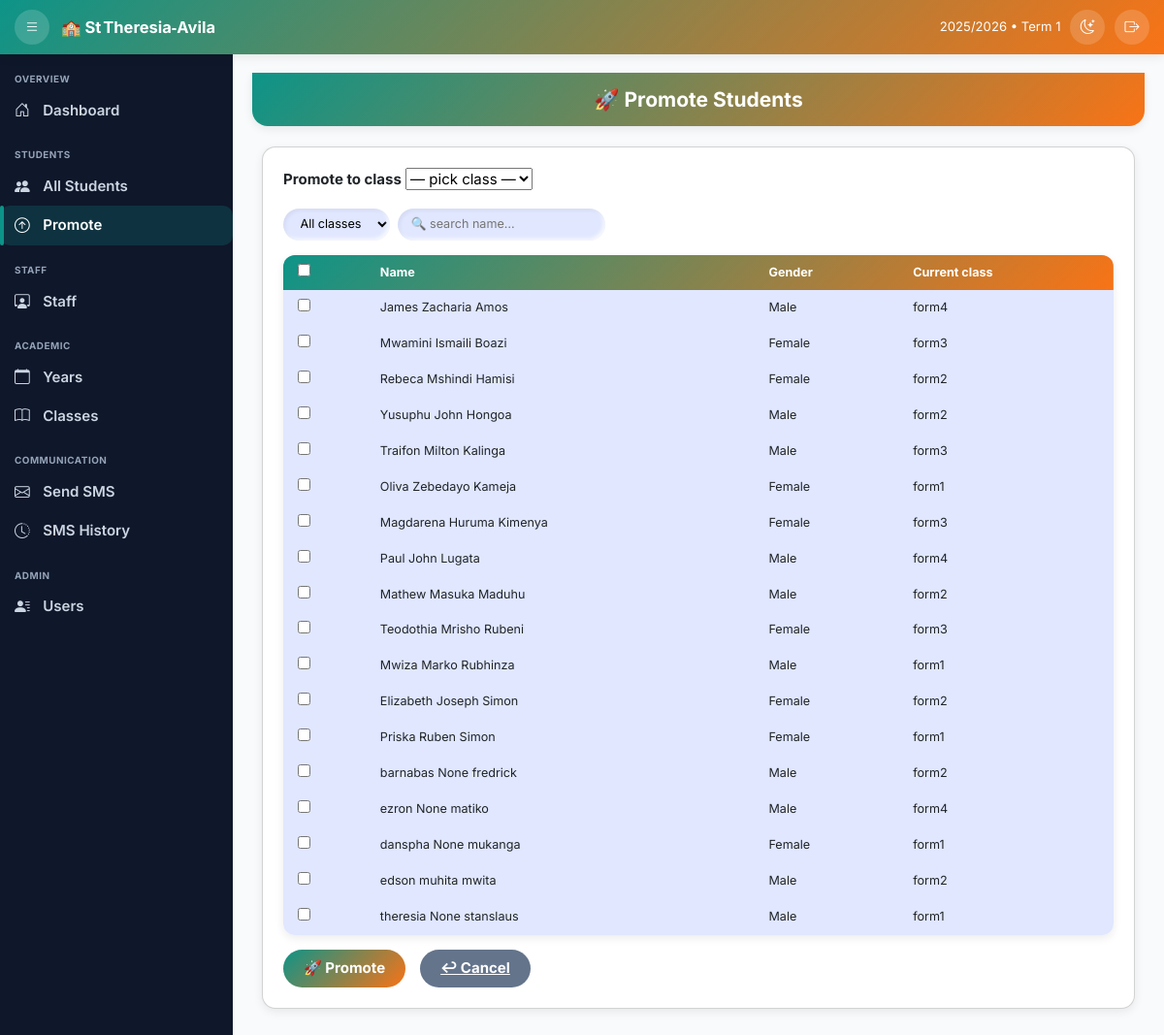
The page /school/students/promote/ (signed in) on the database its author committed.
### school/models.py (models this page shows, shortened)
class Student(models.Model):
    first_name = models.CharField(max_length=30)
    middle_name = models.CharField(max_length=30, blank=True, null=True)
    last_name = models.CharField(max_length=30)
    gender = models.CharField(
        max_length=6,
        choices=[('Male', 'Male'), ('Female', 'Female')],
        default='Male'
    )
    guardian1_phone = models.CharField(validators=[tz_phone_validator], max_length=13)
    guardian2_phone = models.CharField(validators=[tz_phone_validator], max_length=13, blank=True, null=True)
    admission_date = models.DateField(default=timezone.now)
    is_active = models.BooleanField(default=True)
    class Meta:
        ordering = ["last_name", "first_name"]
        constraints = [
            models.CheckConstraint(check=models.Q(guardian1_phone__regex=TZ_PHONE_RE), name="guardian1_format_ok"),
            models.CheckConstraint(check=models.Q(guardian2_phone__isnull=True) | models.Q(guardian2_phone__regex=TZ_PHONE_RE), name="guardian2_format_ok"),
        ]
    def get_current_class(self):
        current_year = AcademicYear.objects.filter(is_current=True).first()
        if current_year:
            assignment = self.class_assignments.filter(academic_year=current_year).first()
            return assignment.school_class if assignment else None
        return None

class SchoolClass(models.Model):
    name = models.CharField(max_length=40)
    academic_year = models.ForeignKey(AcademicYear, on_delete=models.PROTECT, related_name="classes")
    class Meta:
        unique_together = ("name", "academic_year")
        ordering = ["academic_year__year", "name"]

### school/views.py (the view, shortened to what this page needs)
# urls.py: path('students/promote/', StudentPromotionView.as_view(), name='student_promotion'),
class StudentPromotionView(LoginRequiredMixin, TemplateView):
    template_name = 'school/student_promotion.html'
    def get_context_data(self, **kwargs):
        context = super().get_context_data(**kwargs)
        context['current_session'] = "2025/2026"
        context['current_term'] = "Term 1"
        context['notification_count'] = 0
        context['students'] = Student.objects.filter(is_active=True).prefetch_related('class_assignments')
        context['current_year'] = AcademicYear.objects.filter(is_current=True).first()
        context['classes'] = SchoolClass.objects.filter(academic_year=context['current_year']) if context['current_year'] else []
        logger.debug("Student promotion context data prepared")
        return context

### school/templates/school/student_promotion.html (shortened to what this page needs)
{% extends "school/base.html" %}
{% block content %}
<div class="head-strip"><h2>🚀 Promote Students</h2></div>
<div class="card">
  {% if not current_year %}
    <div class="alert alert-warning mb-3">
      No current academic year defined. Please
      <a href="{% url 'academicyear_create' %}" class="alert-link">create and set a current year</a>.
    </div>
  {% elif not classes %}
    <div class="alert alert-warning mb-3">
      No classes defined for {{ current_year.year }}. Please
      <a href="{% url 'schoolclass_create' %}" class="alert-link">create classes</a>.
    </div>
  {% else %}
  <form id="promotionForm" method="post">
    <div class="mb-3">
      <label class="fw-bold mb-1" for="new_class">Promote to class</label>
      <select id="new_class" name="new_class" required>
        <option value="">— pick class —</option>
      </select>
    </div>
    <div class="controls">
      <select id="classFilter">
        <option value="">All classes</option>
      </select>
      <input id="nameSearch" type="text" placeholder="🔍 search name…">
    </div>
    <div class="table-responsive">
      <table id="studentTable">
        <thead>
          <tr><th><input type="checkbox" id="selectAll"></th><th>Name</th><th>Gender</th><th>Current class</th></tr>
        </thead>
        <tbody>
        {% for s in students %}
          {% with cur=s.get_current_class %}
          <tr data-class-id="{{ cur.pk|default:0 }}" data-name="{{ s.first_name }} {{ s.middle_name }} {{ s.last_name|default:'' }}">
            <td><input type="checkbox" name="students" value="{{ s.pk }}"></td>
            <td>{{ s.first_name }} {{ s.middle_name }} {{ s.last_name }}</td>
            <td>{{ s.gender }}</td>
            <td>{{ cur.name|default:"—" }}</td>
          </tr>
          {% endwith %}
        {% endfor %}
        </tbody>
      </table>
    </div>
    <div class="d-flex gap-3 flex-wrap mt-3">
      <button type="submit" class="btn-main">🚀 Promote</button>
      <a href="{% url 'student_list' %}" class="btn-sec">↩︎ Cancel</a>
    </div>
  </form>
  {% endif %}
</div>
{% endblock %}

### school/templates/school/base.html (style rules this page uses)
:root { --pri:#0d9488; --sec:#f97316; --light:#f8fafc; --dark:#0f172a; --txt:#1e293b; --txt-d:#e2e8f0; --sidebar:240px; --sidebar-sm:74px; --topbar:56px; --radius:12px; --shadow:0 4px 14px rgba(0,0,0,.12); }
* { box-sizing:border-box;scrollbar-width:thin }
html,body { margin:0;height:100%;font-family:Inter,sans-serif;font-size:15px; background:var(--light);color:var(--txt) }

### school/templates/school/student_promotion.html (style rules this page uses)
:root { --pri:#0d9488;--sec:#f97316;--neu:#e0e7ff;--shadow:0 3px 10px rgba(0,0,0,.08); }
.head-strip { background:linear-gradient(135deg,var(--pri),var(--sec)); color:#fff;text-align:center;padding:1rem;box-shadow:var(--shadow);border-radius:0 0 16px 16px }
.head-strip h2 { margin:0;font-size:1.4rem;font-weight:700;display:flex;gap:.5rem;justify-content:center }
.card { max-width:900px;margin:1.4rem auto;padding:1.4rem;background:#fff;border-radius:14px;box-shadow:var(--shadow) }
.controls { display:flex;flex-wrap:wrap;gap:.55rem;margin-bottom:1rem }
.controls select,.controls input { border:none;border-radius:9999px;padding:.45rem .9rem;font-size:.84rem; background:var(--neu);box-shadow:inset 2px 2px 4px rgba(0,0,0,.06),inset -2px -2px 4px rgba(255,255,255,.8) }
.table-responsive { border-radius:12px;box-shadow:var(--shadow);overflow-x:auto }
table { width:100%;min-width:600px;border-collapse:collapse;background:var(--neu) }
thead { background:linear-gradient(135deg,var(--pri),var(--sec));color:#fff }
th,td { padding:.6rem 1rem;font-size:.84rem;white-space:nowrap }
.btn-main,.btn-sec { border:none;border-radius:9999px;padding:.55rem 1.4rem;font-weight:700;color:#fff;cursor:pointer;transition:.25s }
.btn-main { background:linear-gradient(135deg,var(--pri),var(--sec)) }
.btn-sec { background:#64748b }

### rows shown on the page
Student: first_name "James", middle_name "Zacharia", last_name "Amos", gender "Male", get_current_class.name "form4"
Student: first_name "Mwamini", middle_name "Ismaili", last_name "Boazi", gender "Female", get_current_class.name "form3"
Student: first_name "Rebeca", middle_name "Mshindi", last_name "Hamisi", gender "Female", get_current_class.name "form2"
Student: first_name "Yusuphu", middle_name "John", last_name "Hongoa", gender "Male", get_current_class.name "form2"
Student: first_name "Traifon", middle_name "Milton", last_name "Kalinga", gender "Male", get_current_class.name "form3"
Student: first_name "Oliva", middle_name "Zebedayo", last_name "Kameja", gender "Female", get_current_class.name "form1"
Student: first_name "Magdarena", middle_name "Huruma", last_name "Kimenya", gender "Female", get_current_class.name "form3"
Student: first_name "Paul", middle_name "John", last_name "Lugata", gender "Male", get_current_class.name "form4"
Student: first_name "Mathew", middle_name "Masuka", last_name "Maduhu", gender "Male", get_current_class.name "form2"
Student: first_name "Teodothia", middle_name "Mrisho", last_name "Rubeni", gender "Female", get_current_class.name "form3"
Student: first_name "Mwiza", middle_name "Marko", last_name "Rubhinza", gender "Male", get_current_class.name "form1"
Student: first_name "Elizabeth", middle_name "Joseph", last_name "Simon", gender "Female", get_current_class.name "form2"
Student: first_name "Priska", middle_name "Ruben", last_name "Simon", gender "Female", get_current_class.name "form1"
Student: first_name "barnabas", middle_name "None", last_name "fredrick", gender "Male", get_current_class.name "form2"
Student: first_name "ezron", middle_name "None", last_name "matiko", gender "Male", get_current_class.name "form4"
Student: first_name "danspha", middle_name "None", last_name "mukanga", gender "Female", get_current_class.name "form1"
Student: first_name "edson", middle_name "muhita", last_name "mwita", gender "Male", get_current_class.name "form2"
Student: first_name "theresia", middle_name "None", last_name "stanslaus", gender "Male", get_current_class.name "form1"

### other values the page prints
{{ current_session|default:"2025/2026" }} "2025/2026"
{{ current_term|default:"Term 1" }} "Term 1"
